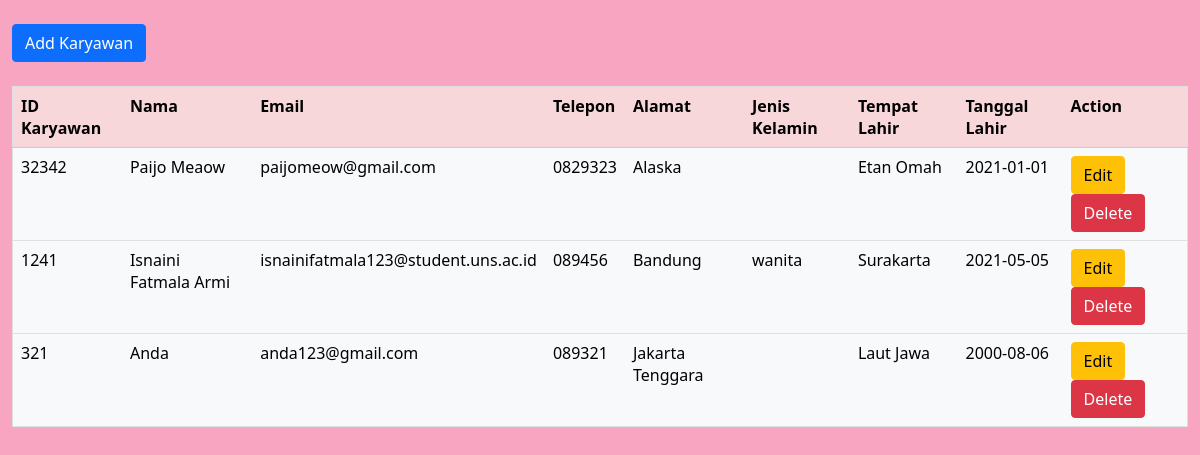
Screenshot of /CRUD/index.php with the database file from the repository.
### tables this page shows
CREATE TABLE `karyawan` (
  `id_karyawan` int(10) NOT NULL,
  `nama` varchar(255) NOT NULL,
  `email` varchar(255) NOT NULL,
  `telepon` varchar(15) NOT NULL,
  `alamat` text NOT NULL,
  `jenis_kelamin` enum('pria','wanita') NOT NULL,
  `tempat_lahir` varchar(100) NOT NULL,
  `tanggal_lahir` date NOT NULL
);

### CRUD/index.php (the view, shortened to what this page needs)
<?php
include_once("config.php");
$result = mysqli_query($mysqli, "SELECT * FROM karyawan ORDER BY id_karyawan DESC");
?>
<html>
<head>
    <link href="https://cdn.jsdelivr.net/npm/bootstrap@5.0.1/dist/css/bootstrap.min.css" rel="stylesheet">
</head>
<body style="background-color: #f8a5c2">
	<div class="container-fluid" style="padding-top: 2%">
	<a href="add.php" class="btn btn-primary">Add Karyawan</a><br><br>
	<table width='80%' border=1 class="table table-light  ">
		<tr class="table-danger">
			<th>ID Karyawan</th>
			<th>Nama</th>
			<th>Email</th>
			<th>Telepon</th>
			<th>Alamat</th>
			<th>Jenis Kelamin</th>
			<th>Tempat Lahir</th>
			<th>Tanggal Lahir</th>
			<th>Action</th>
		</tr>
		<?php
		while($user_data = mysqli_fetch_array($result)){
			echo "<tr>";
			echo "<td>".$user_data['id_karyawan'];
			echo "<td>".$user_data['nama'];
			echo "<td>".$user_data['email'];
			echo "<td>".$user_data['telepon'];
			echo "<td>".$user_data['alamat'];
			echo "<td>".$user_data['jenis_kelamin'];
			echo "<td>".$user_data['tempat_lahir'];
			echo "<td>".$user_data['tanggal_lahir'];
			echo "<td><a href='edit.php?id=$user_data[id_karyawan]' class='btn btn-warning'>Edit</a>  <a href='delete.php?id=$user_data[id_karyawan]' class='btn btn-danger'>Delete</a></td></tr>";
		}
		?>
	</table>
</div>
</body>
</html>

### rows the page displays
karyawan: id_karyawan "32342", nama "Paijo Meaow", email "paijomeow@gmail.com", telepon "0829323", alamat "Alaska", tempat_lahir "Etan Omah", tanggal_lahir "2021-01-01"
karyawan: id_karyawan "1241", nama "Isnaini Fatmala Armi", email "isnainifatmala123@student.uns.ac.id", telepon "089456", alamat "Bandung", jenis_kelamin "wanita", tempat_lahir "Surakarta", tanggal_lahir "2021-05-05"
karyawan: id_karyawan "321", nama "Anda", email "anda123@gmail.com", telepon "089321", alamat "Jakarta Tenggara", tempat_lahir "Laut Jawa", tanggal_lahir "2000-08-06"
